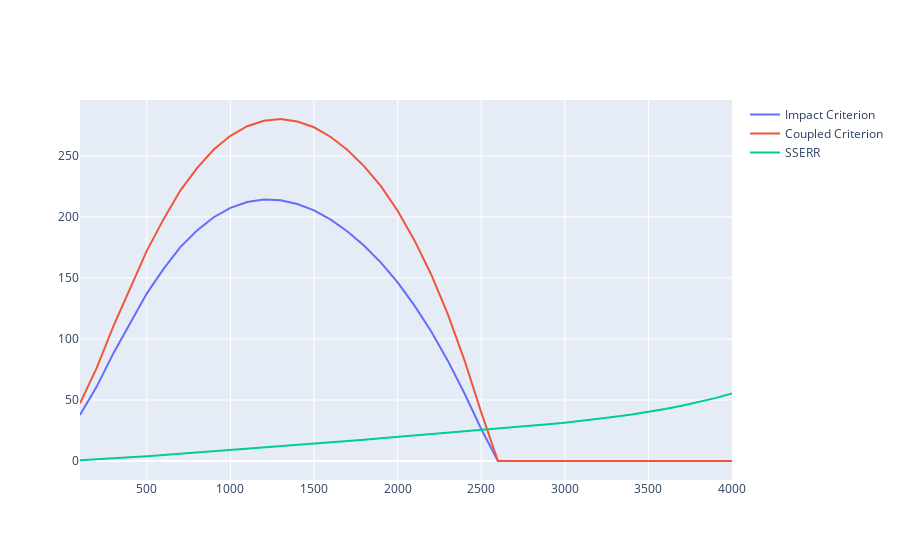
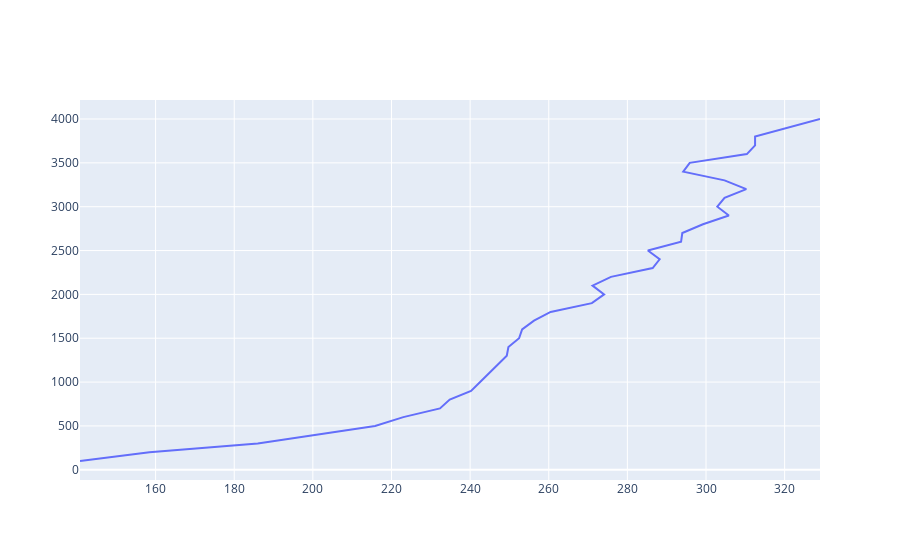

Notebook code cell kept with these figures, in order:
### Code cell
import pandas as pd
import plotly.graph_objects as go

dataframe = pd.read_csv("../data/misc/average_density_profile.csv")
depths = dataframe["wl_depth"]
impact_criterion = dataframe["impact_criterion"]
coupled_criterion = dataframe["coupled_criterion"]
sserr_result = dataframe["sserr_result"]
touchdown_distance = dataframe["touchdown_distance"]

densities = [layer.rho for layer in layers]

fig = go.Figure()
fig.add_trace(go.Scatter(x=depths, y=impact_criterion, mode='lines', name='Impact Criterion'))
fig.add_trace(go.Scatter(x=depths, y=coupled_criterion, mode='lines', name='Coupled Criterion'))
fig.add_trace(go.Scatter(x=depths, y=sserr_result, mode='lines', name='SSERR'))
fig.show()

fig = go.Figure()
fig.add_trace(go.Scatter(x=densities, y=depths, mode='lines', name='Density'))
fig.show()
